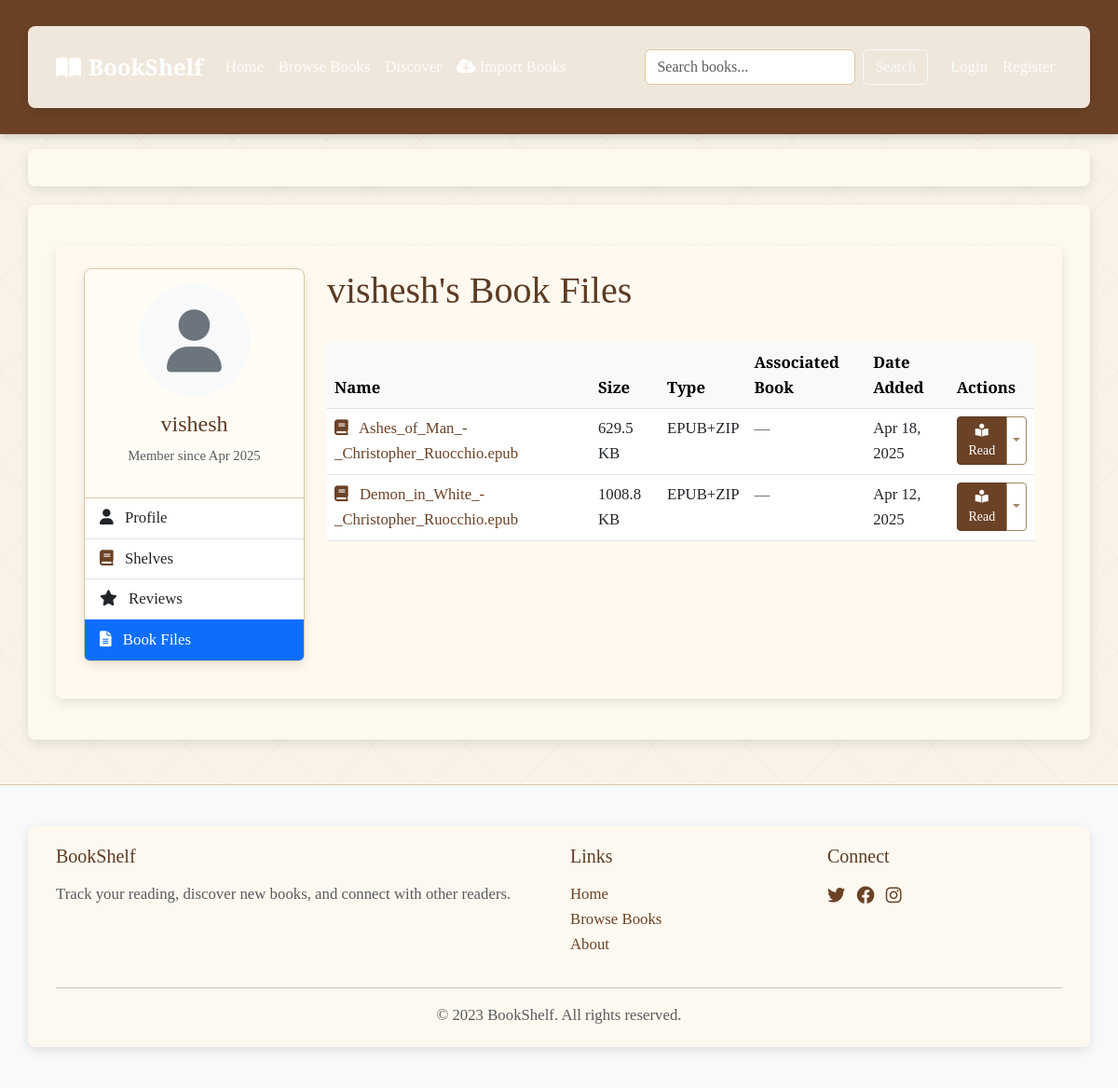
/users/vishesh/files, run on the app's committed database.
### bookshelf/models/user.py (models this page shows, shortened)
class User(UserMixin, db.Model):
    id = db.Column(db.Integer, primary_key=True)
    username = db.Column(db.String(64), unique=True, nullable=False, index=True)
    email = db.Column(db.String(120), unique=True, nullable=False, index=True)
    password_hash = db.Column(db.String(128))
    bio = db.Column(db.Text)
    profile_pic_url = db.Column(db.String(256))
    created_at = db.Column(db.DateTime, default=datetime.utcnow)
    shelves = db.relationship('Shelf', backref='user', lazy='dynamic')
    reviews = db.relationship('Review', backref='user', lazy='dynamic')
    comments = db.relationship('Comment', backref='user', lazy='dynamic')
    book_files = db.relationship('BookFile', backref='user', lazy='dynamic')
    followed = db.relationship(
        'User', secondary=follows,
        primaryjoin=(follows.c.follower_id == id),
        secondaryjoin=(follows.c.followed_id == id),
        backref=db.backref('followers', lazy='dynamic'), lazy='dynamic')

### bookshelf/models/book_file.py (models this page shows, shortened)
class BookFile(db.Model):
    id = db.Column(db.Integer, primary_key=True)
    filename = db.Column(db.String(255), nullable=False)
    original_filename = db.Column(db.String(255), nullable=False)
    file_path = db.Column(db.String(512), nullable=False)
    file_size = db.Column(db.Integer, nullable=False)  # Size in bytes
    file_type = db.Column(db.String(50), nullable=False)  # e.g., 'application/pdf'
    description = db.Column(db.Text)
    created_at = db.Column(db.DateTime, default=datetime.utcnow)
    user_id = db.Column(db.Integer, db.ForeignKey('user.id'), nullable=False)
    book_id = db.Column(db.Integer, db.ForeignKey('book.id'), nullable=True)  # Optional link to a book
    @property
    def formatted_size(self):
        size = self.file_size
        for unit in ['B', 'KB', 'MB', 'GB']:
            if size < 1024 or unit == 'GB':
                return f"{size:.1f} {unit}"
            size /= 1024

### bookshelf/routes/users.py (the view)
@users_bp.route('/<username>/files')
def files(username):
    user = User.query.filter_by(username=username).first_or_404()
    page = request.args.get('page', 1, type=int)
    files = BookFile.query.filter_by(user_id=user.id).order_by(
        BookFile.created_at.desc()
    ).paginate(page=page, per_page=10)
    return render_template('users/files.html',
                          user=user,
                          files=files)

### bookshelf/templates/users/files.html (shortened to what this page needs)
{% extends 'base.html' %}
{% block content %}
<div class="container py-4">
    <div class="row">
        <div class="col-md-3">
            <div class="card mb-3">
                <div class="card-body text-center">
                    {% if user.profile_pic_url %}
                    <img src="{{ user.profile_pic_url }}" alt="{{ user.username }}" class="rounded-circle mb-3" style="width: 120px; height: 120px; object-fit: cover;">
                    {% else %}
                    <div class="rounded-circle bg-light d-inline-flex align-items-center justify-content-center mb-3" style="width: 120px; height: 120px;">
                        <i class="fas fa-user fa-4x text-secondary"></i>
                    </div>
                    {% endif %}
                    <h4>{{ user.username }}</h4>
                    <p class="text-muted small">Member since {{ user.created_at.strftime('%b %Y') }}</p>
                </div>
                <div class="list-group list-group-flush">
                    <a href="{{ url_for('users.profile', username=user.username) }}" class="list-group-item list-group-item-action">
                        <i class="fas fa-user me-2"></i> Profile
                    </a>
                    <a href="{{ url_for('users.shelves', username=user.username, status='want_to_read') }}" class="list-group-item list-group-item-action">
                        <i class="fas fa-book me-2"></i> Shelves
                    </a>
                    <a href="{{ url_for('users.reviews', username=user.username) }}" class="list-group-item list-group-item-action">
                        <i class="fas fa-star me-2"></i> Reviews
                    </a>
                    <a href="{{ url_for('users.files', username=user.username) }}" class="list-group-item list-group-item-action active">
                        <i class="fas fa-file-alt me-2"></i> Book Files
                    </a>
                </div>
            </div>
        </div>
        <div class="col-md-9">
            <div class="d-flex justify-content-between align-items-center mb-4">
                <h1>{{ user.username }}'s Book Files</h1>
            </div>
            {% if files.items %}
            <div class="table-responsive">
                <table class="table table-hover">
                    <thead class="table-light">
                        <tr>
                            <th>Name</th>
                            <th>Size</th>
                            <th>Type</th>
                            <th>Associated Book</th>
                            <th>Date Added</th>
                            <th>Actions</th>
                        </tr>
                    </thead>
                    <tbody>
                        {% for file in files.items %}
                        <tr>
                            <td>
                                <a href="{{ url_for('users.download_file', file_id=file.id) }}" class="text-decoration-none">
                                    {% if file.file_type == 'application/pdf' %}
                                    <i class="fas fa-file-pdf text-danger me-2"></i>
                                    {% elif 'epub' in file.file_type %}
                                    <i class="fas fa-book text-primary me-2"></i>
                                    {% elif 'text' in file.file_type %}
                                    <i class="fas fa-file-alt text-secondary me-2"></i>
                                    {% elif 'word' in file.file_type or 'doc' in file.file_type %}
                                    <i class="fas fa-file-word text-primary me-2"></i>
                                    {% else %}
                                    <i class="fas fa-file text-secondary me-2"></i>
                                    {% endif %}
                                    {{ file.original_filename }}
                                </a>
                            </td>
                            <td>{{ file.formatted_size }}</td>
                            <td>{{ file.file_type.split('/')[-1].upper() }}</td>
                            <td>
                                {% if file.book %}
                                <a href="{{ url_for('books.view', book_id=file.book.id) }}">{{ file.book.title }}</a>
                                {% else %}
                                <span class="text-muted">—</span>
                                {% endif %}
                            </td>
                            <td>{{ file.created_at.strftime('%b %d, %Y') }}</td>
                            <td>
                                <div class="btn-group">
                                    <a href="{{ url_for('users.read_file', file_id=file.id) }}" class="btn btn-sm btn-primary">
                                        <i class="fas fa-book-reader"></i> Read
                                    </a>
                                    <button class="btn btn-sm btn-outline-secondary dropdown-toggle dropdown-toggle-split" type="button" data-bs-toggle="dropdown">
                                    </button>
                                </div>
                            </td>
                        </tr>
                        {% endfor %}
                    </tbody>
                </table>
            </div>
            {% endif %}
        </div>
    </div>
</div>
{% endblock %}

### bookshelf/templates/base.html (shortened to what this page needs)
<!DOCTYPE html>
<html lang="en">
<head>
    <link href="https://cdn.jsdelivr.net/npm/bootstrap@5.3.0/dist/css/bootstrap.min.css" rel="stylesheet">
    <link rel="stylesheet" href="https://cdnjs.cloudflare.com/ajax/libs/font-awesome/6.0.0/css/all.min.css">
    <link rel="stylesheet" href="{{ url_for('static', filename='css/styles.css') }}">
</head>
<body>
    <nav class="navbar navbar-expand-lg navbar-dark bg-primary">
        <div class="container">
            <a class="navbar-brand" href="{{ url_for('main.index') }}">
                <i class="fas fa-book-open me-2"></i>BookShelf
            </a>
            <div class="collapse navbar-collapse" id="navbarNav">
                <ul class="navbar-nav me-auto">
                    <li class="nav-item">
                        <a class="nav-link" href="{{ url_for('main.index') }}">Home</a>
                    </li>
                    <li class="nav-item">
                        <a class="nav-link" href="{{ url_for('books.index') }}">Browse Books</a>
                    </li>
                    <li class="nav-item">
                        <a class="nav-link" href="{{ url_for('main.discover') }}">Discover</a>
                    </li>
                    <li class="nav-item">
                        <a class="nav-link" href="{{ url_for('books.import_form') }}">
                            <i class="fas fa-cloud-download-alt me-1"></i>Import Books
                        </a>
                    </li>
                </ul>
                <form class="d-flex me-3" action="{{ url_for('books.index') }}" method="get">
                    <input class="form-control me-2" type="search" name="search" placeholder="Search books...">
                    <button class="btn btn-outline-light" type="submit">Search</button>
                </form>
                <ul class="navbar-nav">
                    {% if current_user.is_authenticated %}
                    <li class="nav-item dropdown">
                        <a class="nav-link dropdown-toggle" href="#" id="navbarDropdown" role="button" data-bs-toggle="dropdown">
                            {{ current_user.username }}
                        </a>
                        <ul class="dropdown-menu dropdown-menu-end">
                            <li><a class="dropdown-item" href="{{ url_for('users.profile', username=current_user.username) }}">My Profile</a></li>
                            <li><a class="dropdown-item" href="{{ url_for('users.files', username=current_user.username) }}">My Book Files</a></li>
                            <li><a class="dropdown-item" href="{{ url_for('users.settings') }}">Settings</a></li>
                            <li><hr class="dropdown-divider"></li>
                            <li><a class="dropdown-item" href="{{ url_for('auth.logout') }}">Logout</a></li>
                        </ul>
                    </li>
                    {% else %}
                    <li class="nav-item">
                        <a class="nav-link" href="{{ url_for('auth.login') }}">Login</a>
                    </li>
                    <li class="nav-item">
                        <a class="nav-link" href="{{ url_for('auth.register') }}">Register</a>
                    </li>
                    {% endif %}
                </ul>
            </div>
        </div>
    </nav>
    <div class="container mt-3">
    </div>
    <main class="container py-4">
        {% block content %}{% endblock %}
    </main>
    <footer class="bg-light py-4 mt-5">
        <div class="container">
            <div class="row">
                <div class="col-md-6">
                    <h5 class="mb-3">BookShelf</h5>
                    <p class="text-muted">Track your reading, discover new books, and connect with other readers.</p>
                </div>
                <div class="col-md-3">
                    <h5 class="mb-3">Links</h5>
                    <ul class="list-unstyled">
                        <li><a href="{{ url_for('main.index') }}">Home</a></li>
                        <li><a href="{{ url_for('books.index') }}">Browse Books</a></li>
                        <li><a href="{{ url_for('main.about') }}">About</a></li>
                    </ul>
                </div>
                <div class="col-md-3">
                    <h5 class="mb-3">Connect</h5>
                    <div class="social-links">
                        <a href="#" class="me-2"><i class="fab fa-twitter"></i></a>
                        <a href="#" class="me-2"><i class="fab fa-facebook"></i></a>
                        <a href="#" class="me-2"><i class="fab fa-instagram"></i></a>
                    </div>
                </div>
            </div>
            <hr>
            <p class="text-center text-muted mb-0">&copy; 2023 BookShelf. All rights reserved.</p>
        </div>
    </footer>
</body>
</html>

### bookshelf/static/css/styles.css (style rules this page uses)
:root { --primary: #6b4226; --primary-hover: #5c3c25; --secondary: #a18764; --secondary-hover: #8c7354; --bg-color: #f8f3e6; --content-bg: #fffcf5; --text-color: #3a2921; --heading-color: #5c3c25; --lighter-accent: #d9c9a3; --box-shadow: 0 4px 12px rgba(0, 0, 0, 0.1); }
body { background-color: var(--bg-color); color: var(--text-color); font-family: 'Crimson Text', Georgia, serif; font-size: 1.05rem; line-height: 1.6; }
h1, h2, h3, h4, h5, h6 { font-family: 'Libre Baskerville', Georgia, serif; color: var(--heading-color); }
a { color: var(--primary); transition: color 0.2s ease; }
.container { background-color: rgba(255, 250, 240, 0.9); border-radius: 8px; box-shadow: var(--box-shadow); padding: 20px 30px; margin-top: 20px; margin-bottom: 20px; }
.btn-primary { background-color: var(--primary); border-color: var(--primary-hover); }
.btn-outline-secondary { color: var(--secondary); border-color: var(--secondary); }
.navbar { background-color: var(--primary) !important; box-shadow: 0 2px 10px rgba(0, 0, 0, 0.2); }
.navbar-brand { font-family: 'Libre Baskerville', Georgia, serif; font-weight: bold; font-size: 1.5rem; }
.navbar-dark .navbar-nav .nav-link { color: rgba(255, 255, 255, 0.85); }
.card { background-color: var(--content-bg); border: 1px solid var(--lighter-accent); border-radius: 8px; box-shadow: var(--box-shadow); transition: transform 0.2s ease, box-shadow 0.2s ease; }
.table { background-color: var(--content-bg); }
.table-light, .table-light>th, .table-light>td { background-color: #efe8d9; }
.form-control { border-color: var(--lighter-accent); }
footer { background-color: #efe8d9 !important; border-top: 1px solid var(--lighter-accent); color: var(--text-color); }
footer a { color: var(--primary); text-decoration: none; }
footer .social-links a { font-size: 1.2rem; color: var(--primary); }
.fa-book { color: var(--primary) !important; }

### data on the page
User: username "vishesh", created_at "Apr 2025"
BookFile: original_filename "Ashes_of_Man_-_Christopher_Ruocchio.epub", formatted_size "629.5 KB", file_type.split "EPUB+ZIP", created_at "Apr 18, 2025"
BookFile: original_filename "Demon_in_White_-_Christopher_Ruocchio.epub", formatted_size "1008.8 KB", file_type.split "EPUB+ZIP", created_at "Apr 12, 2025"
